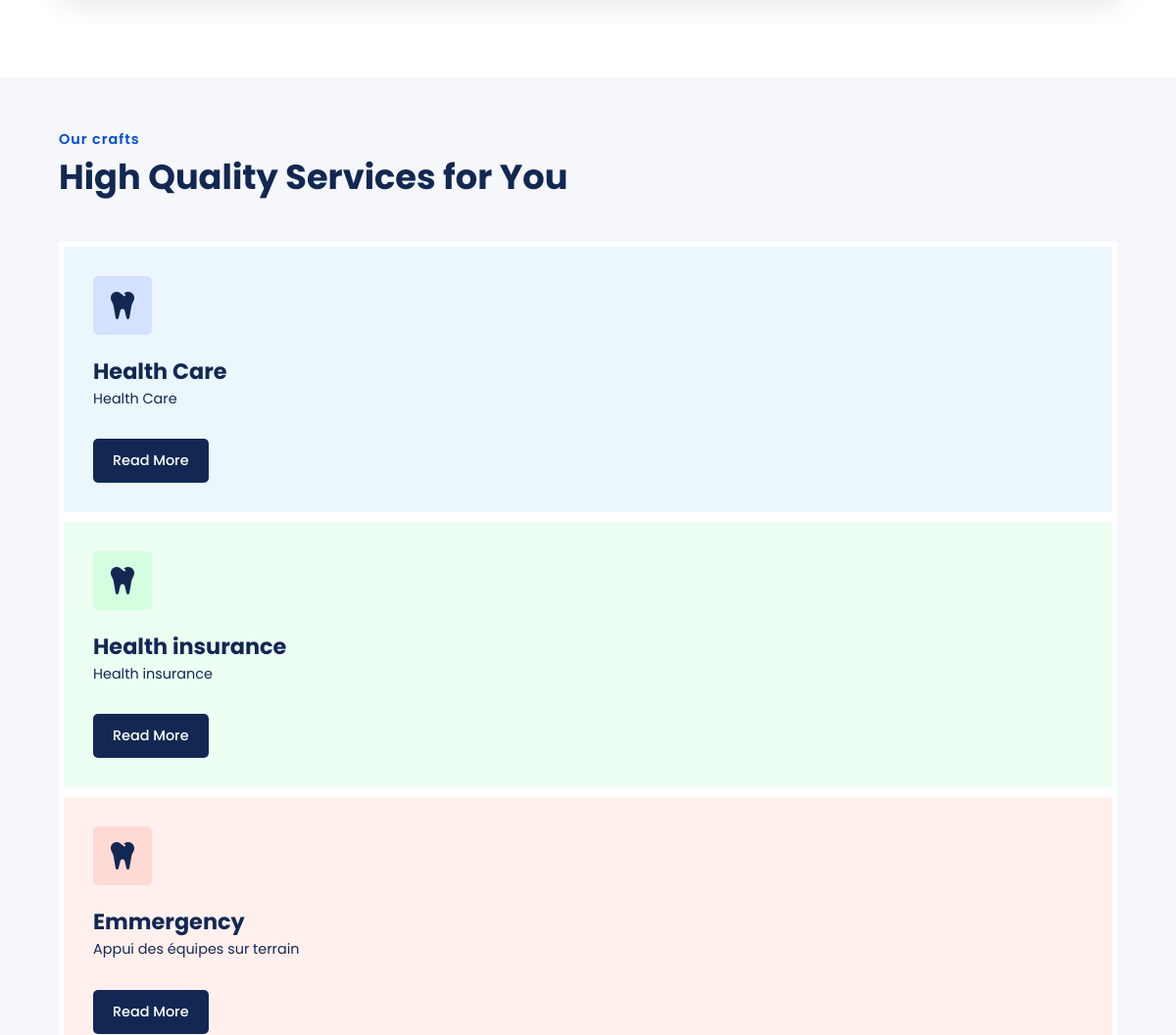
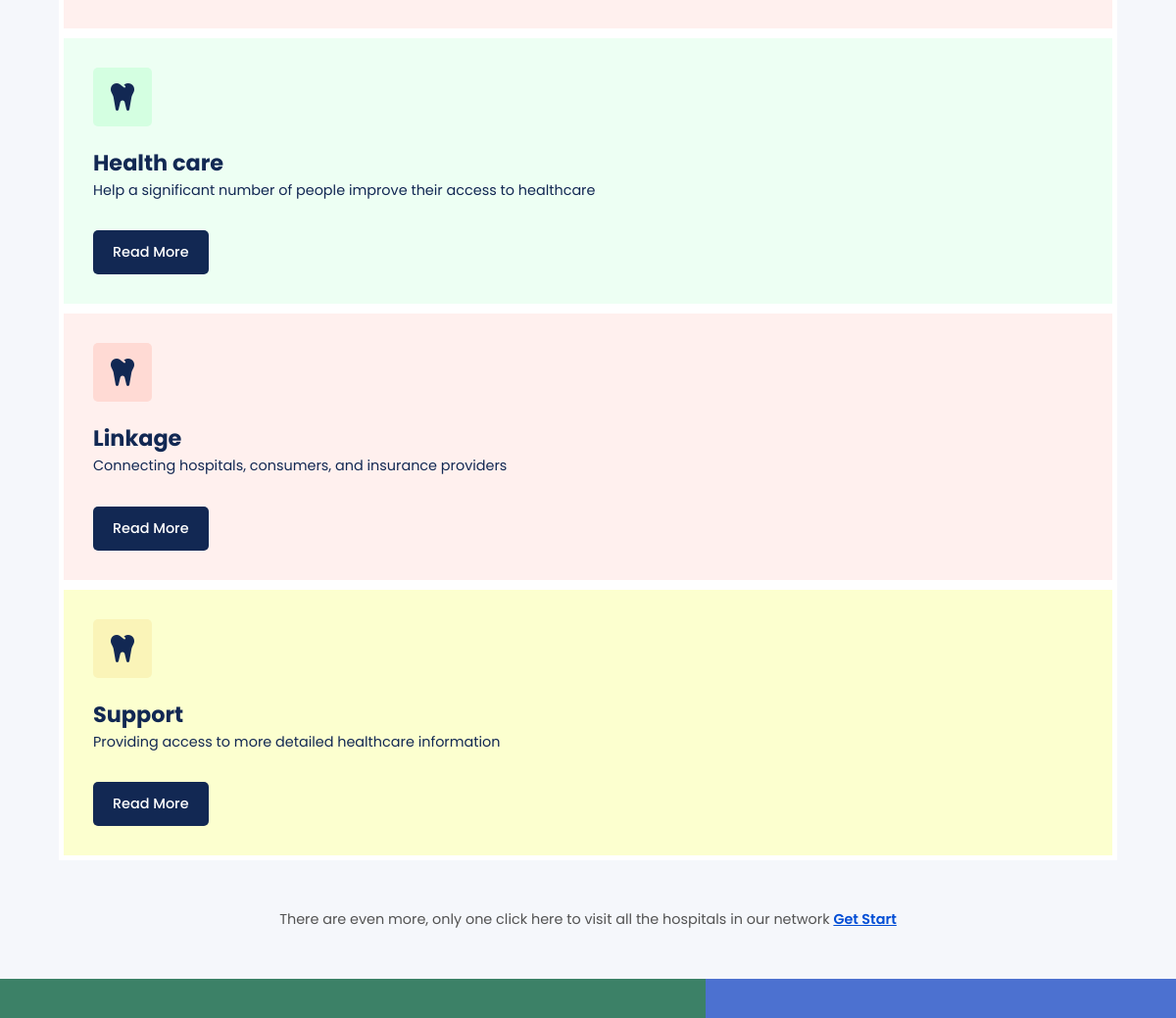
The app's page / (middle part), older data (2 pictures, top to bottom).
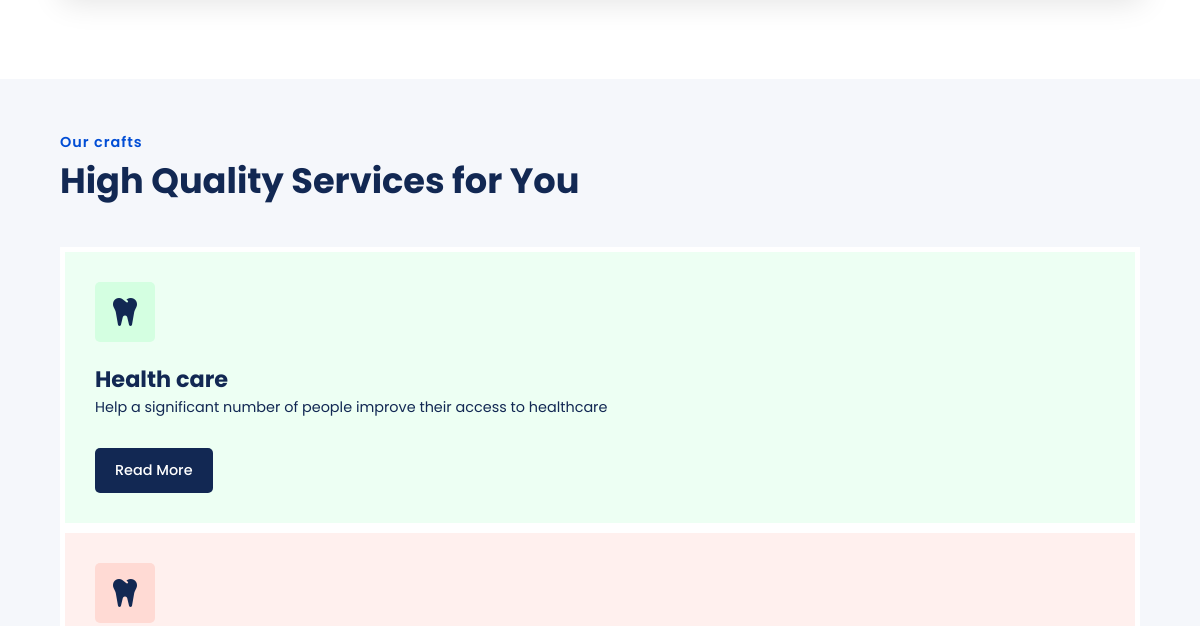
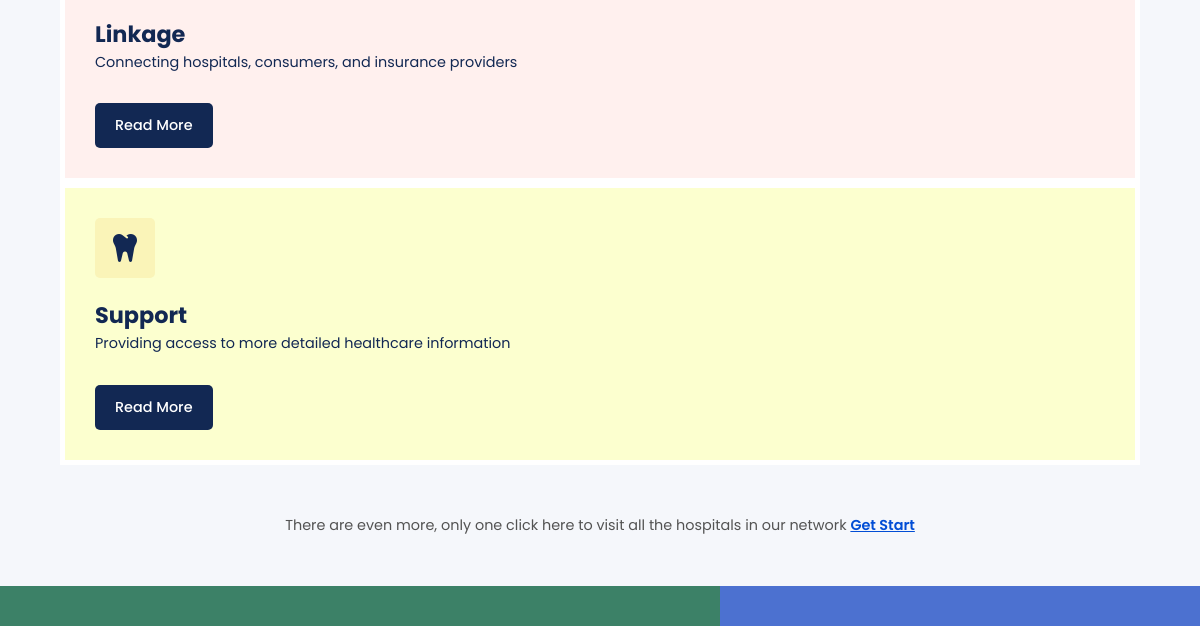
The same page, newer data (2 pictures, top to bottom).
### main/models.py (models this page shows, shortened)
class Service(TimespantedModel):
    class ServiceType(models.TextChoices):
        HEALTH_CARE = "Health care service"
        HEALTH_INSURANCE = "Health Insurance service"
        Emergency = "Emmergency support"
        AID = "Aid"
        OTHER = "Other"
    id = models.AutoField(primary_key=True)
    service_name = models.CharField(max_length=40, null=False, blank=False)
    service_description = models.TextField(null=True, blank=True)
    service_type = models.CharField(default=ServiceType.HEALTH_CARE, max_length=45, choices=ServiceType.choices, blank=True, null=True)
    objects = models.Manager()

### Afia/views.py (the view)
# urls.py: path('', views.index, name='home'),
def index(request):
    Services = Service.objects.all()
    Organizations = Organization.objects.filter(organization_type= "Hospital")
    context = {'Services': Services, 'Organizations': Organizations}
    return render(request, 'index.html', context)

### templates/index.html (shortened to what this page needs)
{% extends 'base/layout/base.html' %}
{% load static %}
{% block content %}
    <section id="our-services">
        <div class="services-heading">
            <div class="services-heading-text">
                <strong>Our crafts</strong>
                <h2>High Quality Services for You</h2>
            </div>
            <div class="services-slide-btns">
            </div>
        </div>
        <div class="services-box-container">
            <div class="swiper mySwiperServices">
                <div class="swiper-wrapper">
                    {% for service in Services %}
                    <div class="swiper-slide">
                        <div class="service-box s-box{{service.id}}">
                            <i class="fa-solid fa-tooth"></i>
                            <strong>{{service.service_name}}</strong>
                            <p>{{service.service_description}}</p>
                            <a href="#">Read More</a>
                        </div>
                    </div>
                    {% endfor %}
                    <div class="swiper-slide">
                        <div class="service-box s-box2">
                            <i class="fa-solid fa-tooth"></i>
                            <strong>Health care</strong>
                            <p>Help a significant number of people improve their access to healthcare </p>
                            <a href="#">Read More</a>
                        </div>
                    </div>
                    <div class="swiper-slide">
                        <div class="service-box s-box3">
                            <i class="fa-solid fa-tooth"></i>
                            <strong>Linkage  </strong>
                            <p>Connecting hospitals, consumers, and insurance providers
                            </p>
                            <a href="#">Read More</a>
                        </div>
                    </div>
                    <div class="swiper-slide">
                        <div class="service-box s-box4">
                                <i class="fa-solid fa-tooth"></i>
                                <strong>Support</strong>
                                <p>Providing access to more detailed healthcare information
                                </p>
                                <a href="#">Read More</a>
                        </div>
                    </div>
                </div>
            </div>
        </div>
        <span class="service-help-btn">There are even more, only one click  here to visit all the hospitals in our network <a href=""> Get Start </a></span>
    </section>
    <section id="why-choose-us">
        <div class="why-choose-us-left">
        </div>
        <div class="why-choose-us-right">
        </div>
    </section>
 {% endblock %}

Row changes from the older to the newer data that the page shows:
removed Service: service_name "Health Care", service_description "Health Care"
removed Service: service_name "Health insurance", service_description "Health insurance"
removed Service: service_name "Emmergency", service_description "Appui des équipes sur terrain"
